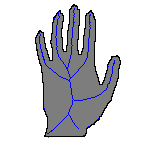
//> input picture dataGenerator/pruned/DM_cthand01.png, 162 x 162 px, given in place of DM_cthand01.png.png, which was not available
$ ./synthesizer pruned/DM_cthand01.png pruned/DM_dancer4.png   (built with g++ and OpenCV 4)
//> lines starting //> are read from the running program, lines starting //| are printed output that depends on the picture; after the words box and inside, x2 and y2 are one past the last pixel; in counts of white or black regions, pixels touching at a corner belong together; pictures that were not available may be replaced by others from this repository, and a replacement may not be noted
#include <opencv2/core.hpp>
#include <opencv2/imgcodecs.hpp>
#include <opencv2/highgui.hpp>
#include <vector>
#include <string>
#include <iostream>

using namespace std;
using namespace cv;

string resPath("experimentsMaterial/results/");
vector<string> methodName = {"ZS", "AW", "GH", "Hybrid", "DM", "Ours"};

Mat invert(Mat img){
    int rows = img.rows, cols = img.cols;
    uchar *p;
    for(int i = 0; i < rows; ++i){
        p = img.ptr<uchar>(i);
        for(int j = 0; j < cols; ++j){
            p[j] = p[j] > 180 ? 0 : 255;
        }
    }
    return img;
}

int main(int argc, char** argv){
    string df(argv[2]);
    resPath += (string(argv[1]) + "_" + df + "/");
    Mat background = imread(resPath + "0_raw_" + string(argv[1]) + ".png", IMREAD_GRAYSCALE);
//> background: 162 rows x 162 cols, CV_8UC1; min 0, max 255, mean 215.9
    if(background.data == NULL) cout << "raw image open failed." << endl;
    vector<string> prefixes = {"0_final_ZS_",
                                "0_final_AW_",
                                "0_final_GH_",
                                "0_final_Hybrid_",
                                "DM_",
                                "0_final_"};
    vector<Mat> images;
    for(int i = 0; i < 5; ++i){
        Mat im(imread(resPath + prefixes[i] + string(argv[1]) + ".png", IMREAD_GRAYSCALE));
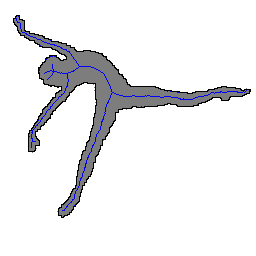
//> input picture dataGenerator/pruned/DM_dancer4.png, 256 x 256 px, given in place of DM_cthand01.png.png, which was not available
//> im: 256 rows x 256 cols, CV_8UC1; min 0, max 255, mean 235.5
        if(im.data == NULL) cout<<"image loading failed."<<endl;
        images.push_back(im);
    }
    images.push_back((imread(resPath + prefixes.back() + string(argv[1]) + +"_" + df + ".png", IMREAD_GRAYSCALE)));

    Mat inverted_bg = invert(background);
//> after the loop in invert, `for(int i = 0; i < rows; ++i)`:
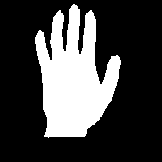
//> img: 162 rows x 162 cols, CV_8UC1; 26.2% white; 1 white region, box (x1, y1, x2, y2) and area: (35, 4, 121, 138) 6884
    for(int k = 0; k < images.size(); ++k){
        Mat ret = inverted_bg.clone();
        for(int i = 0; i < images[k].rows; ++i){
            for(int j = 0; j < images[k].cols; ++j){
                if(images[k].at<uchar>(i, j) == 255){
                    ret.at<uchar>(i, j) = 255;
                }
            }
        }
        imwrite(resPath + "synthesized_" + prefixes[k] + string(argv[1]) + ".png", ret);
    }
//> this loop made 6 passes
//> pass 1, `imwrite(resPath + "synthesized_" + prefixes[k] + string(argv[1]) + ".p..`:
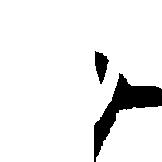
//> saved as DM_cthand01.png.png: 162 rows x 162 cols, CV_8UC1; 92.1% white; 2 black regions, box (x1, y1, x2, y2) and area: (94, 73, 162, 162) 1800, (95, 51, 109, 84) 284
    return 0;
}
